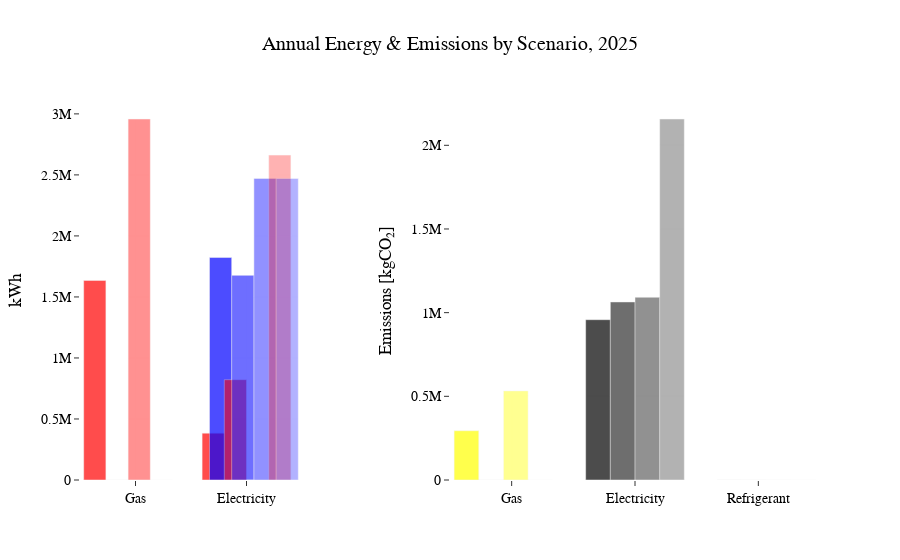

The notebook cell saved with this chart:
### Code cell
from src.visuals import plot_energy_and_emissions

df = source_energy.copy()

year = 2025

plot_energy_and_emissions(df, year)

### Figure 1 — Plotly figure (JSON) as saved in the notebook; plotly's stock layout.template omitted (floating-point values rounded to 4 significant figures)
{"data": [{"hovertemplate": "Scenario: baseline_01<br>Type: Gas<br>Category: Heating<br>kWh: 1635017<extra></extra>", "marker": {"color": "red", "opacity": 0.7}, "showlegend": false, "type": "bar", "width": 0.2, "x": ["Gas"], "xaxis": "x", "y": [1635000.0], "yaxis": "y"}, {"hovertemplate": "Scenario: baseline_01<br>Type: Electricity<br>Category: Heating<br>kWh: 384011<extra></extra>", "marker": {"color": "red", "opacity": 0.7}, "showlegend": false, "type": "bar", "width": 0.2, "x": ["Electricity"], "xaxis": "x", "y": [384000.0], "yaxis": "y"}, {"hovertemplate": "Scenario: baseline_01<br>Type: Electricity<br>Category: Cooling<br>kWh: 1822970<extra></extra>", "marker": {"color": "blue", "opacity": 0.7}, "showlegend": false, "type": "bar", "width": 0.2, "x": ["Electricity"], "xaxis": "x", "y": [1823000.0], "yaxis": "y"}, {"hovertemplate": "Scenario: baseline_01<br>Type: Gas<br>Value: 294303.1 kgCO₂<extra></extra>", "marker": {"color": "yellow", "opacity": 0.7}, "showlegend": false, "type": "bar", "width": 0.2, "x": ["Gas"], "xaxis": "x2", "y": [294300.0], "yaxis": "y2"}, {"hovertemplate": "Scenario: baseline_01<br>Type: Electricity<br>Value: 957880.0 kgCO₂<extra></extra>", "marker": {"color": "black", "opacity": 0.7}, "showlegend": false, "type": "bar", "width": 0.2, "x": ["Electricity"], "xaxis": "x2", "y": [957900.0], "yaxis": "y2"}, {"hovertemplate": "Scenario: baseline_01<br>Type: Refrigerant<br>Value: 0.0 kgCO₂<extra></extra>", "marker": {"color": "green", "opacity": 0.7}, "showlegend": false, "type": "bar", "width": 0.2, "x": ["Refrigerant"], "xaxis": "x2", "y": [0], "yaxis": "y2"}, {"hovertemplate": "Scenario: decarb_01<br>Type: Gas<br>Category: Heating<br>kWh: 0<extra></extra>", "marker": {"color": "red", "opacity": 0.5667}, "showlegend": false, "type": "bar", "width": 0.2, "x": ["Gas"], "xaxis": "x", "y": [0], "yaxis": "y"}, {"hovertemplate": "Scenario: decarb_01<br>Type: Electricity<br>Category: Heating<br>kWh: 821909<extra></extra>", "marker": {"color": "red", "opacity": 0.5667}, "showlegend": false, "type": "bar", "width": 0.2, "x": ["Electricity"], "xaxis": "x", "y": [821900.0], "yaxis": "y"}, {"hovertemplate": "Scenario: decarb_01<br>Type: Electricity<br>Category: Cooling<br>kWh: 1676739<extra></extra>", "marker": {"color": "blue", "opacity": 0.5667}, "showlegend": false, "type": "bar", "width": 0.2, "x": ["Electricity"], "xaxis": "x", "y": [1677000.0], "yaxis": "y"}, {"hovertemplate": "Scenario: decarb_01<br>Type: Gas<br>Value: 0.0 kgCO₂<extra></extra>", "marker": {"color": "yellow", "opacity": 0.5667}, "showlegend": false, "type": "bar", "width": 0.2, "x": ["Gas"], "xaxis": "x2", "y": [0], "yaxis": "y2"}, {"hovertemplate": "Scenario: decarb_01<br>Type: Electricity<br>Value: 1063876.7 kgCO₂<extra></extra>", "marker": {"color": "black", "opacity": 0.5667}, "showlegend": false, "type": "bar", "width": 0.2, "x": ["Electricity"], "xaxis": "x2", "y": [1064000.0], "yaxis": "y2"}, {"hovertemplate": "Scenario: decarb_01<br>Type: Refrigerant<br>Value: 0.0 kgCO₂<extra></extra>", "marker": {"color": "green", "opacity": 0.5667}, "showlegend": false, "type": "bar", "width": 0.2, "x": ["Refrigerant"], "xaxis": "x2", "y": [0], "yaxis": "y2"}, {"hovertemplate": "Scenario: typ_01<br>Type: Gas<br>Category: Heating<br>kWh: 2958072<extra></extra>", "marker": {"color": "red", "opacity": 0.4333}, "showlegend": false, "type": "bar", "width": 0.2, "x": ["Gas"], "xaxis": "x", "y": [2958000.0], "yaxis": "y"}, {"hovertemplate": "Scenario: typ_01<br>Type: Electricity<br>Category: Heating<br>kWh: 0<extra></extra>", "marker": {"color": "red", "opacity": 0.4333}, "showlegend": false, "type": "bar", "width": 0.2, "x": ["Electricity"], "xaxis": "x", "y": [0], "yaxis": "y"}, {"hovertemplate": "Scenario: typ_01<br>Type: Electricity<br>Category: Cooling<br>kWh: 2471078<extra></extra>", "marker": {"color": "blue", "opacity": 0.4333}, "showlegend": false, "type": "bar", "width": 0.2, "x": ["Electricity"], "xaxis": "x", "y": [2471000.0], "yaxis": "y"}, {"hovertemplate": "Scenario: typ_01<br>Type: Gas<br>Value: 532452.9 kgCO₂<extra></extra>", "marker": {"color": "yellow", "opacity": 0.4333}, "showlegend": false, "type": "bar", "width": 0.2, "x": ["Gas"], "xaxis": "x2", "y": [532500.0], "yaxis": "y2"}, {"hovertemplate": "Scenario: typ_01<br>Type: Electricity<br>Value: 1091962.4 kgCO₂<extra></extra>", "marker": {"color": "black", "opacity": 0.4333}, "showlegend": false, "type": "bar", "width": 0.2, "x": ["Electricity"], "xaxis": "x2", "y": [1092000.0], "yaxis": "y2"}, {"hovertemplate": "Scenario: typ_01<br>Type: Refrigerant<br>Value: 0.0 kgCO₂<extra></extra>", "marker": {"color": "green", "opacity": 0.4333}, "showlegend": false, "type": "bar", "width": 0.2, "x": ["Refrigerant"], "xaxis": "x2", "y": [0], "yaxis": "y2"}, {"hovertemplate": "Scenario: typ_02<br>Type: Gas<br>Category: Heating<br>kWh: 0<extra></extra>", "marker": {"color": "red", "opacity": 0.3}, "showlegend": false, "type": "bar", "width": 0.2, "x": ["Gas"], "xaxis": "x", "y": [0], "yaxis": "y"}, {"hovertemplate": "Scenario: typ_02<br>Type: Electricity<br>Category: Heating<br>kWh: 2662264<extra></extra>", "marker": {"color": "red", "opacity": 0.3}, "showlegend": false, "type": "bar", "width": 0.2, "x": ["Electricity"], "xaxis": "x", "y": [2662000.0], "yaxis": "y"}, {"hovertemplate": "Scenario: typ_02<br>Type: Electricity<br>Category: Cooling<br>kWh: 2471078<extra></extra>", "marker": {"color": "blue", "opacity": 0.3}, "showlegend": false, "type": "bar", "width": 0.2, "x": ["Electricity"], "xaxis": "x", "y": [2471000.0], "yaxis": "y"}, {"hovertemplate": "Scenario: typ_02<br>Type: Gas<br>Value: 0.0 kgCO₂<extra></extra>", "marker": {"color": "yellow", "opacity": 0.3}, "showlegend": false, "type": "bar", "width": 0.2, "x": ["Gas"], "xaxis": "x2", "y": [0], "yaxis": "y2"}, {"hovertemplate": "Scenario: typ_02<br>Type: Electricity<br>Value: 2157153.1 kgCO₂<extra></extra>", "marker": {"color": "black", "opacity": 0.3}, "showlegend": false, "type": "bar", "width": 0.2, "x": ["Electricity"], "xaxis": "x2", "y": [2157000.0], "yaxis": "y2"}, {"hovertemplate": "Scenario: typ_02<br>Type: Refrigerant<br>Value: 0.0 kgCO₂<extra></extra>", "marker": {"color": "green", "opacity": 0.3}, "showlegend": false, "type": "bar", "width": 0.2, "x": ["Refrigerant"], "xaxis": "x2", "y": [0], "yaxis": "y2"}], "layout": {"barmode": "group", "title": {"text": "Annual Energy & Emissions by Scenario, 2025"}, "xaxis": {"anchor": "y", "domain": [0, 0.3]}, "xaxis2": {"anchor": "y2", "domain": [0.5, 1]}, "yaxis": {"anchor": "x", "domain": [0, 1], "title": {"text": "kWh"}}, "yaxis2": {"anchor": "x2", "domain": [0, 1], "title": {"text": "Emissions [kgCO₂]"}}}}
